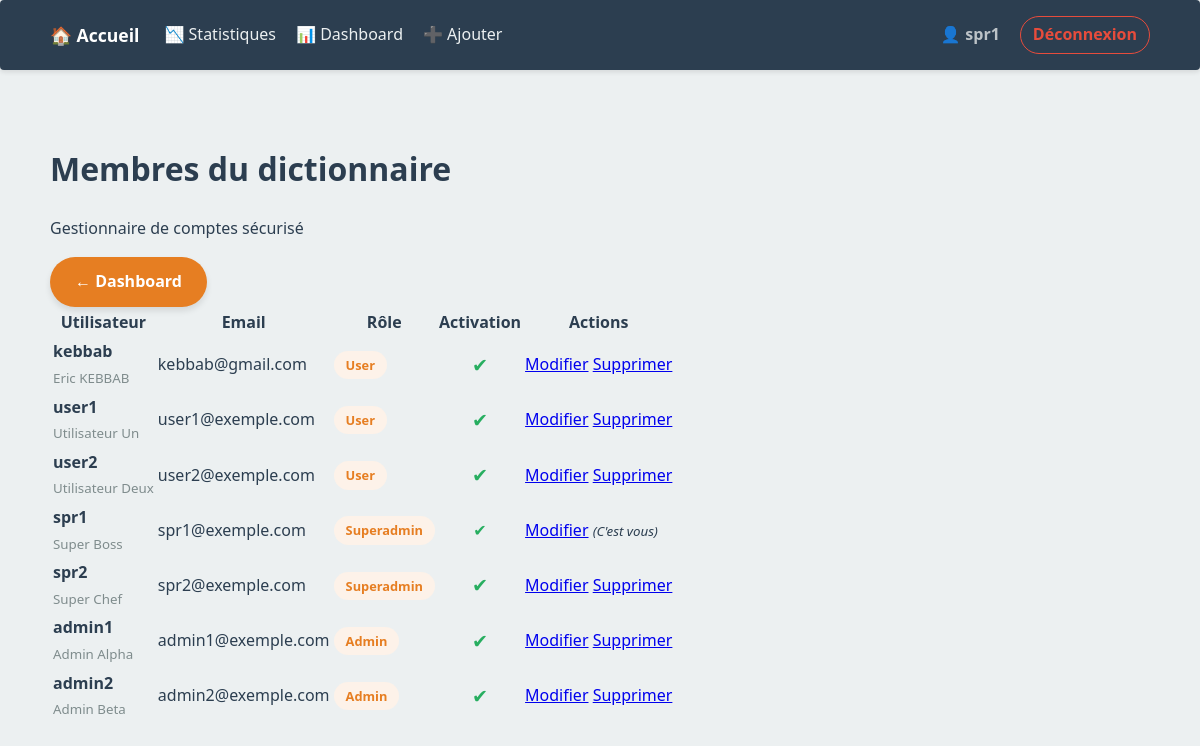
Page /manage_users.php (signed in) on the earlier database version.
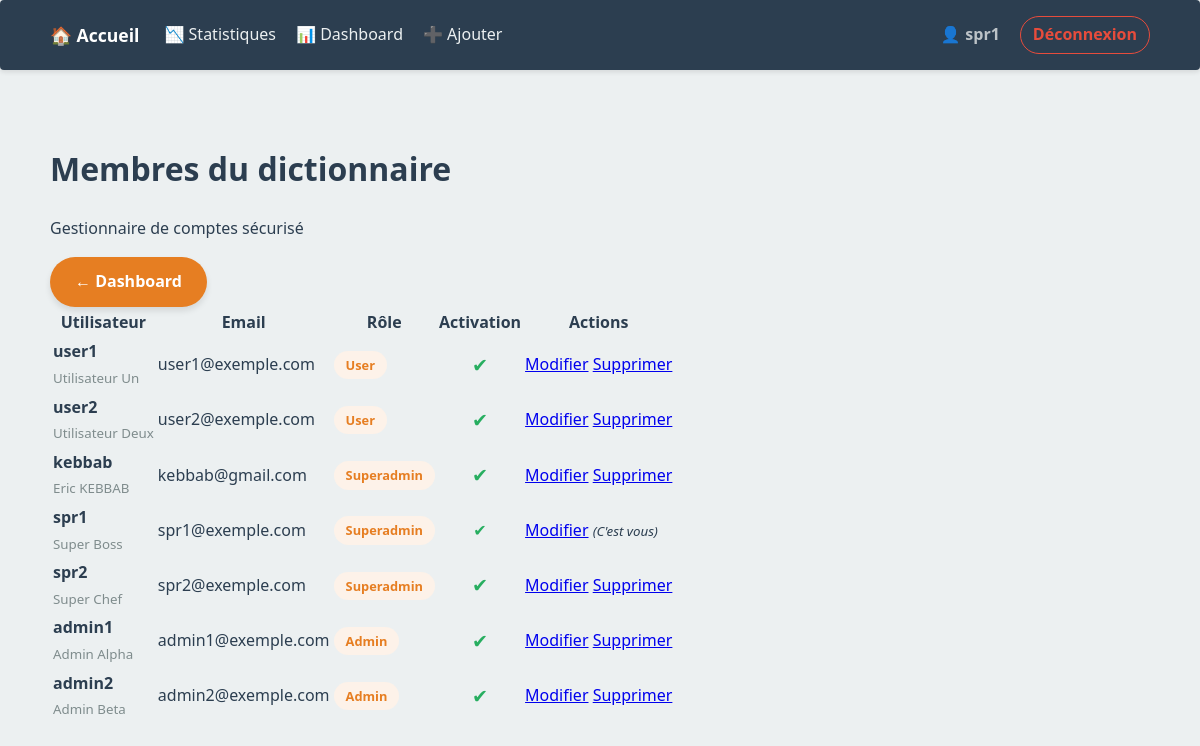
Same page on the later database version.
### tables this page shows
CREATE TABLE users (id INTEGER PRIMARY KEY AUTOINCREMENT, username TEXT NOT NULL UNIQUE, password TEXT NOT NULL, role TEXT NOT NULL DEFAULT 'user', prenom TEXT, nom TEXT, email TEXT UNIQUE, created_at DATETIME, updated_at DATETIME, last_seen DATETIME, is_active INTEGER DEFAULT 0);

### src/Auth.php (called while the page is built, shortened)
<?php
class Auth {
    public static function getUserId() {
        return $_SESSION['user_id'] ?? null;
    }
}

### public/manage_users.php (the view, shortened to what this page needs)
<?php
require_once __DIR__ . '/../src/Auth.php';
$engine = new RhymeEngine();
$db = $engine->getPDO();
$users = $db->query("SELECT id, username, email, role, prenom, nom, is_active FROM users ORDER BY role DESC, username ASC")->fetchAll(PDO::FETCH_ASSOC);
?>
<!DOCTYPE html>
<html lang="fr">
<head>
    <link rel="stylesheet" href="css/style.css">
</head>
<body>
    <?php include __DIR__ . '/../src/views/navbar.php'; ?>
    <div class="container">
        <div class="admin-header">
            <div>
                <h1>Membres du dictionnaire</h1>
                <p>Gestionnaire de comptes sécurisé</p>
            </div>
            <a href="admin.php" class="btn-primary">← Dashboard</a>
        </div>
        <div class="table-container">
            <table class="styled-table">
                <thead>
                    <tr>
                        <th>Utilisateur</th>
                        <th>Email</th>
                        <th>Rôle</th>
                        <th style="text-align: center;">Activation</th>
                        <th>Actions</th>
                    </tr>
                </thead>
                <tbody>
                    <?php foreach ($users as $u): ?>
                    <tr>
                        <td>
                            <strong><?= htmlspecialchars($u['username']) ?></strong><br>
                            <small style="color: var(--text-muted);"><?= htmlspecialchars(($u['prenom'] ?? '') . ' ' . ($u['nom'] ?? '')) ?></small>
                        </td>
                        <td><?= htmlspecialchars($u['email']) ?></td>
                        <td>
                            <span class="badge badge-<?= $u['role'] ?>"><?= ucfirst($u['role']) ?></span>
                        </td>
                        <td style="text-align: center;">
                            <?php if ($u['id'] != Auth::getUserId()): ?>
                                <a href="#" class="status-btn"
                                   onclick="openModal('toggle', '<?= $u['id'] ?>', '<?= htmlspecialchars($u['username']) ?>', <?= $u['is_active'] ?>)">
                                    <?= ($u['is_active'] == 1) ? '<span class="status-active" title="Compte Actif">✔</span>' : '<span class="status-inactive" title="Compte Inactif">✘</span>' ?>
                                </a>
                            <?php else: ?>
                                <span class="status-active" title="C'est vous">✔</span>
                            <?php endif; ?>
                        </td>
                        <td class="actions">
                            <a href="#" class="link-edit" onclick="openModal('edit', '<?= $u['id'] ?>', '<?= htmlspecialchars($u['username']) ?>')">Modifier</a>
                            <?php if ($u['id'] != Auth::getUserId()): ?>
                                <a href="#" class="link-delete" onclick="openModal('delete', '<?= $u['id'] ?>', '<?= htmlspecialchars($u['username']) ?>')">Supprimer</a>
                            <?php else: ?>
                                <small class="text-muted" style="font-style: italic;">(C'est vous)</small>
                            <?php endif; ?>
                        </td>
                    </tr>
                    <?php endforeach; ?>
                </tbody>
            </table>
        </div>
    </div>
</body>
</html>

Differences in the rows shown:
changed users "kebbab": role "User" → "Superadmin"; moves down the list
